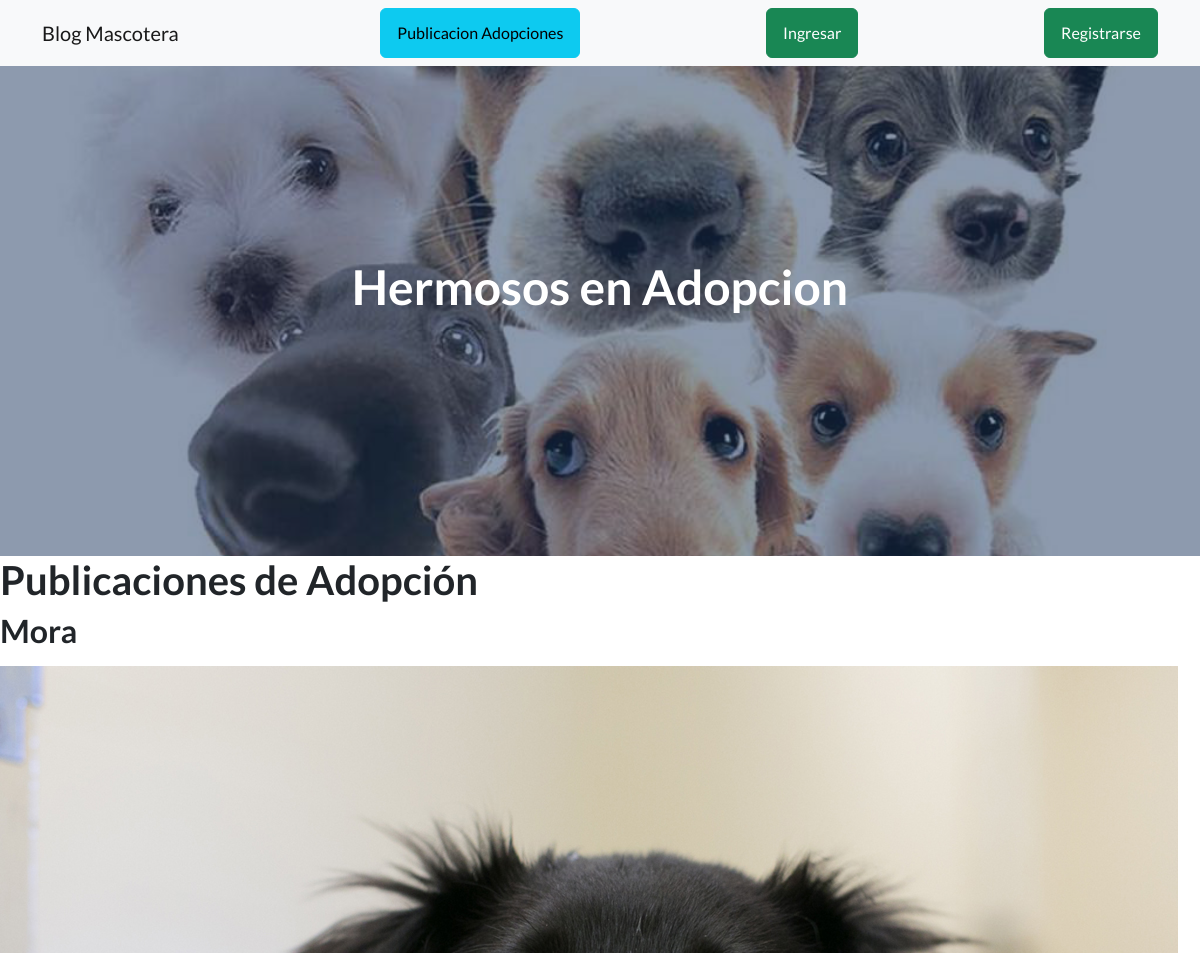
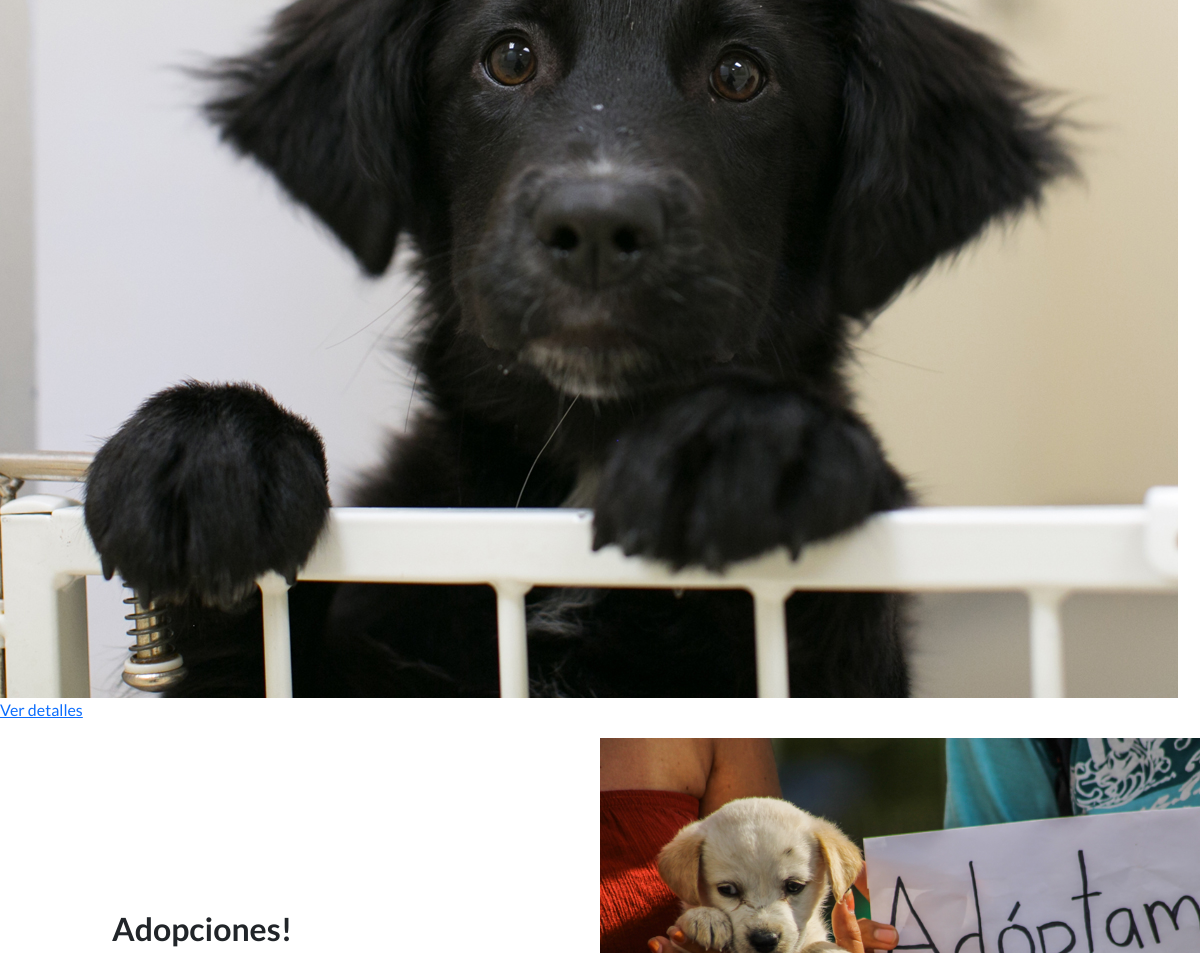
The app's page /AppInicio/adopcion_lista/ (upper part), older data (2 pictures, top to bottom).
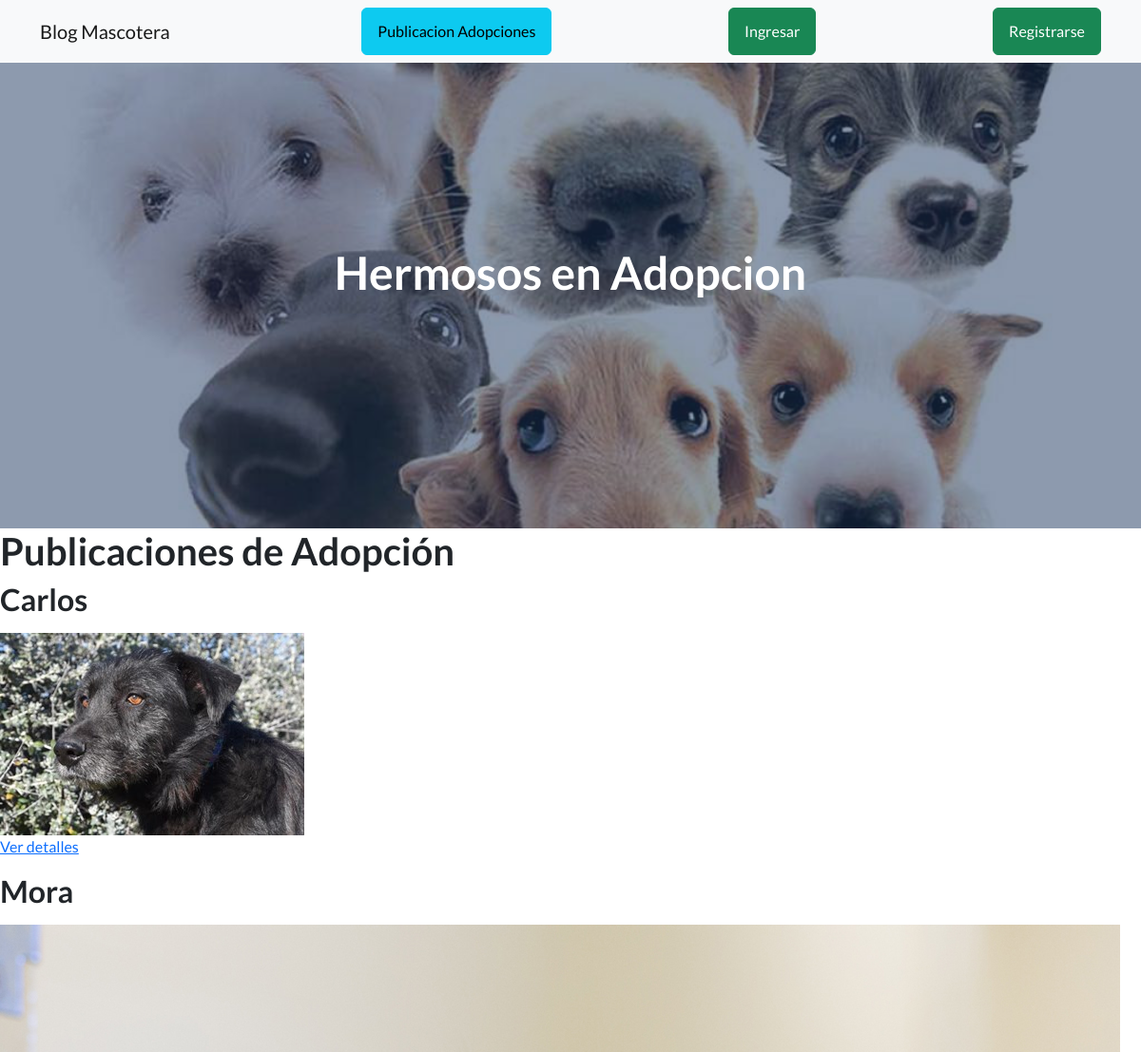
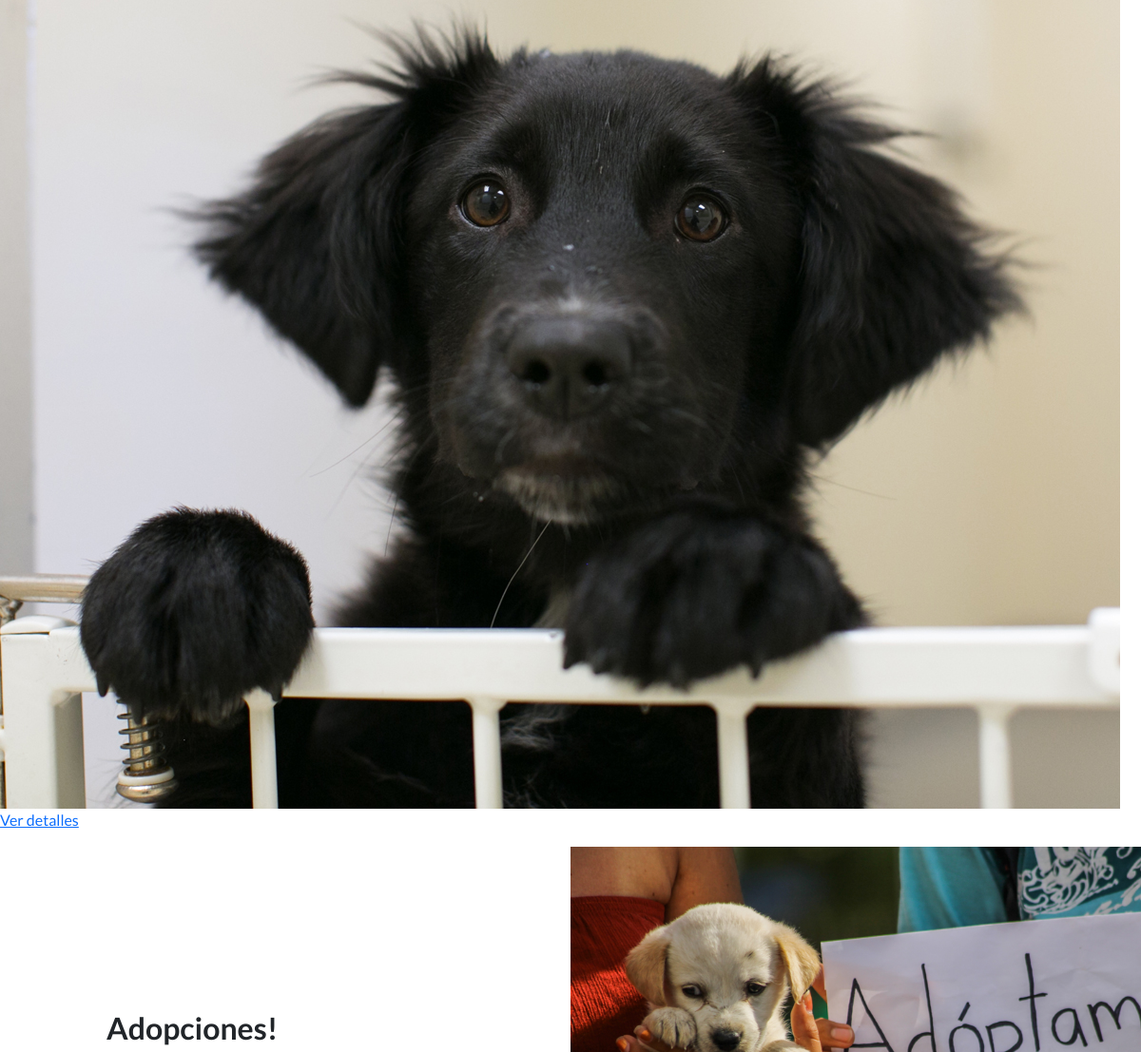
The same page, newer data (2 pictures, top to bottom).
### AppInicio/models.py (models this page shows, shortened)
class Adopcion(models.Model):
    autor = models.ForeignKey(User, on_delete=models.CASCADE)
    nombre = models.CharField(max_length=200)
    raza = models.CharField(max_length=200,default='desconocida')
    edad = models.IntegerField(default=1)
    animal_info = models.TextField()
    imagen = models.ImageField(upload_to='adoption_images/')
    fecha_creacion = models.DateTimeField(auto_now_add=True)

### AppInicio/views.py (the view)
# urls.py: path('adopcion_lista/', adopcion_lista, name='adopcion_lista'),
def adopcion_lista(request):
    adopciones = Adopcion.objects.all()
    return render(request, 'AppInicio/adopcion_lista.html', {'adopciones': adopciones})

### AppInicio/templates/AppInicio/adopcion_lista.html (shortened to what this page needs)
{% extends "AppInicio/padre.html" %}
{% load static %}
{% block titulo %}
Hermosos en Adopcion
{% endblock %}
{% block contenido %}
  <h1>Publicaciones de Adopción</h1>
  {% for adopcion in adopciones %}
    <h2>{{ adopcion.nombre }}</h2>
    <img src="{{ adopcion.imagen.url }}" alt="{{ adopcion.nombre }}">
    <p><a href="{% url 'AppInicio:adopcion_detalle' adopcion_id=adopcion.id %}">Ver detalles</a></p>
  {% endfor %}
{% endblock %}

### AppInicio/templates/AppInicio/padre.html (shortened to what this page needs)
<!DOCTYPE html>
<html lang="en">
    <head>
        {% load static %}
        <link href="https://cdn.jsdelivr.net/npm/bootstrap-icons@1.5.0/font/bootstrap-icons.css" rel="stylesheet" type="text/css" />
        <link href="{% static 'AppInicio/css/styles.css' %}" rel="stylesheet" />
    </head>
    <body>
        <nav class="navbar navbar-light bg-light static-top">
            <div class="container">
                <a class="navbar-brand" href="#!">Blog Mascotera</a>
                <a class="btn btn-info" href="{% url 'AppInicio:adopcion_lista' %}">Publicacion Adopciones</a>
                {% if user.is_authenticated %}
                <a class="btn btn-info" href="{% url 'AppInicio:adopcion_nuevo' %}">Adopciones</a>
                <p> Bienvenido: {{ user.username }}</p>
                <a class="btn btn-danger" href="{% url 'AppInicio:logout' %}">Cerrar sesión</a>
                <a class="btn btn-info" href="{% url 'AppInicio:editarPerfil' %}">Editar Perfil</a>
            {% else %}
                <a class="btn btn-success" href="{% url 'AppInicio:login' %}">Ingresar</a>
                <a class="btn btn-success" href="{% url 'AppInicio:register' %}">Registrarse</a>
                {% endif %}
            </div>
        </nav>
        <header class="masthead">
            <div class="container position-relative">
                <div class="row justify-content-center">
                    <div class="col-xl-6">
                        <div class="text-center text-white">
                            <h1 class="mb-5">{% block titulo %}    {% endblock  %}</h1>
                        </div>
                    </div>
                </div>
            </div>
        </header>
        {% block contenido %}
        {% endblock %}
        <section class="showcase">
            <div class="container-fluid p-0">
                <div class="row g-0">
                    <div class="col-lg-6 order-lg-2 text-white showcase-img" style="background-image: url('/static/AppInicio/assets/img/Cachorros-1.jpg')"></div>
                    <div class="col-lg-6 order-lg-1 my-auto showcase-text">
                        <h2>Adopciones!</h2>
                    </div>
                </div>
            </div>
        </section>
    </body>
</html>

Row changes from the older to the newer data that the page shows:
added Adopcion: nombre "Carlos", imagen (picture)
